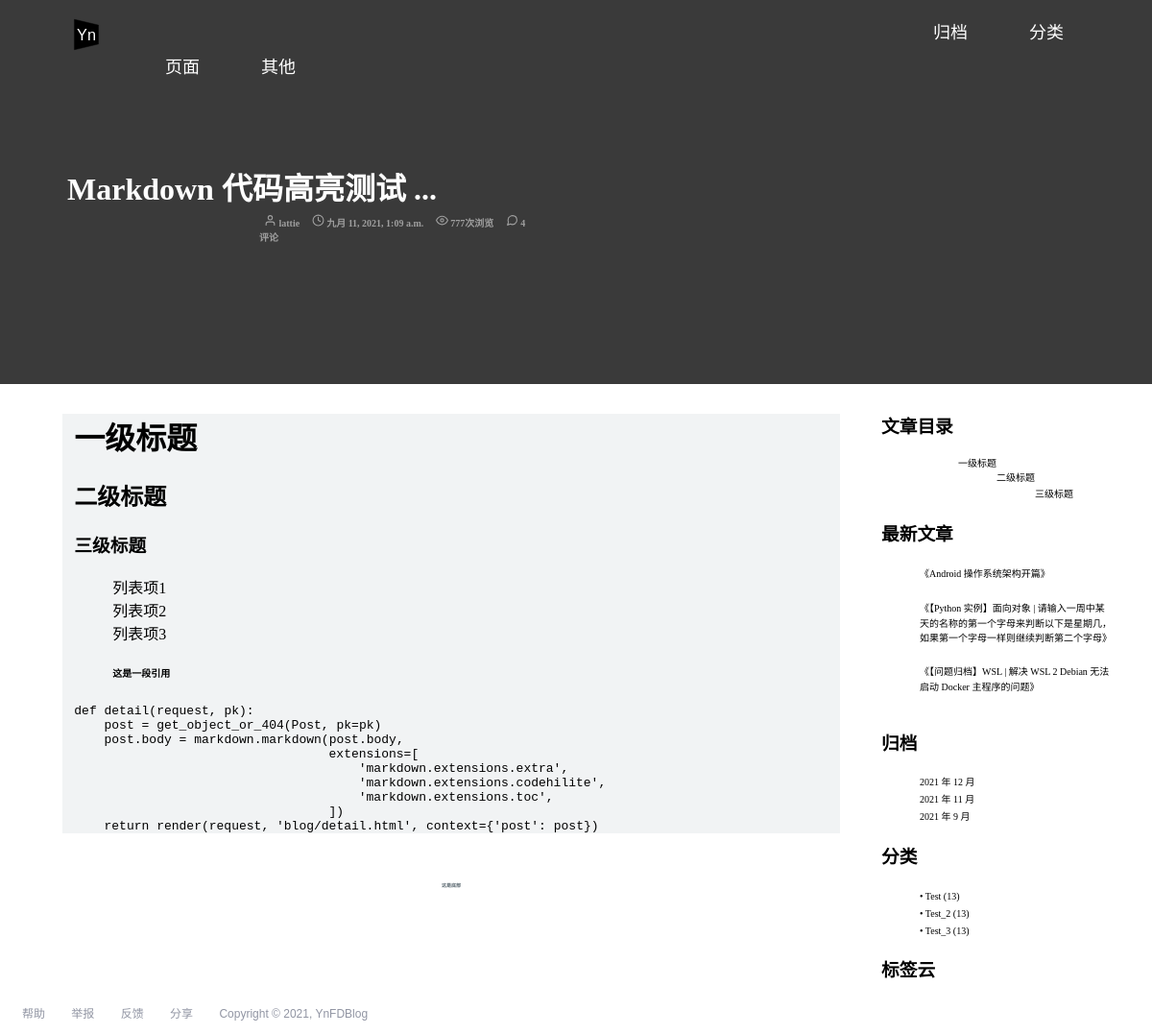
Screenshot of /posts/5/ with the database file from the repository.
### blog_main/models.py (models this page shows, shortened)
class Post(models.Model):
    STATUS_CHOICES = (
        ('d', '草稿'),
        ('p', '发表'),
    )
    def get_absolute_url(self):
        return reverse('blog_main:post_detail', kwargs={'pk': self.pk})
    status = models.CharField(verbose_name='状态', max_length=1, choices=STATUS_CHOICES, default='p')
    title = models.CharField(verbose_name='标题', max_length=70)
    body = models.TextField(verbose_name='正文', blank=True, null=True)
    created_time = models.DateTimeField(verbose_name='创建时间', default=timezone.now)
    modified_time = models.DateTimeField(verbose_name='修改时间', default=timezone.now)
    views = models.PositiveIntegerField(verbose_name='文章浏览量', default=0)
    excerpt = models.CharField(verbose_name='文章摘要', max_length=200, blank=True)
    category = models.ForeignKey(Category, verbose_name='文章分类', on_delete=models.CASCADE)
    tags = models.ManyToManyField(Tag, verbose_name='文章标签', blank=True)
    author = models.ForeignKey(User, verbose_name='文章作者', on_delete=models.CASCADE)

class Category(models.Model):
    name = models.CharField(max_length=100)
    class Mate:
        verbose_name = '分类'
        verbose_name_plural = verbose_name

### blog_main/views.py (the view)
# urls.py: path('posts/<int:pk>/', views.post_details, name='post_detail'),         # 文章详情页
def post_details(request, pk):
    post = get_object_or_404(Post, pk=pk)
    md = markdown.Markdown(extensions=[
        'markdown.extensions.extra',
        'markdown.extensions.codehilite',
        TocExtension(slugify=slugify),
    ])
    post.body = md.convert(post.body)
    m = re.search(r'<div class="toc">\s*<ul>(.*)</ul>\s*</div>', md.toc, re.S)
    post.toc = m.group(1) if m is not None else ''
    post.toc = md.toc
    return render(request, 'blog/main/post_detail.html', context={
        'nologin': 'Guest',
        'login': '登录',
        'register': '注册',
        'post': post
    })

### blog_main/templatetags/blog_extras.py (called while the page is built)
@register.inclusion_tag('blog/extra/_recent_posts.html', takes_context=True)
def show_recent_posts(context, num=5):
    return {
        'recent_post_list': Post.objects.all().order_by('-created_time')[:num],
    }

@register.inclusion_tag('blog/extra/_archives.html', takes_context=True)
def show_archives(context):
    return {
        'date_list': Post.objects.dates('created_time', 'month', order='DESC'),
    }

@register.inclusion_tag('blog/extra/_categories.html', takes_context=True)
def show_categories(context):
    return {
        'category_list': Category.objects.all(),
    }

@register.inclusion_tag('blog/extra/_tags.html', takes_context=True)
def show_tags(context):
    return {
        'tag_list': Tag.objects.all(),
    }

### templates/blog/main/post_detail.html (shortened to what this page needs)
{% extends 'base.html' %}
{% load static %}
{% block custom_css %}
    <link rel="stylesheet" type="text/css" href="{% static 'css/post_detail/high_light.css' %}">
    <link rel="stylesheet" type="text/css" href="{% static 'css/post_detail/post.css' %}">
{% endblock %}
{% block post_title %}
    <ul>
        <h1 class="post_title">
            <a class="post_title_text" onmouseover="open_post_title()" onmouseout="close_post_title()" >
                {{ post.title | truncatechars:30 }} ...
            </a>
        </h1>
        <div class="post_info">
            <a class="post_author" href="#">
                <span>
                    <svg xmlns="http://www.w3.org/2000/svg" width="13px" height="13px" viewBox="0 0 24 24" fill="none"
                         stroke="currentColor" stroke-width="2" stroke-linecap="round" stroke-linejoin="round"
                         class="feather feather-user">
                    <path d="M20 21v-2a4 4 0 0 0-4-4H8a4 4 0 0 0-4 4v2"></path>
                    <circle cx="12" cy="7" r="4"></circle>
                    </svg>
                </span>
                <span>
                 {{ post.author }}
                </span>
            </a>
            <a class="post_cdate" href="#">
                <span>
                <svg xmlns="http://www.w3.org/2000/svg" width="13px" height="13px" viewBox="0 0 24 24" fill="none"
                     stroke="currentColor" stroke-width="2" stroke-linecap="round" stroke-linejoin="round"
                     class="feather feather-clock">
                    <circle cx="12" cy="12" r="10"></circle>
                    <polyline points="12 6 12 12 16 14"></polyline>
                </svg>
                </span>
                <time
                        datetime="{{ post.created_time }}">{{ post.created_time }}
                </time>
            </a>
            <a class="views_num" href="#">
                <span>
                    <svg xmlns="http://www.w3.org/2000/svg" width="13px" height="13px" viewBox="0 0 24 24" fill="none"
                         stroke="currentColor" stroke-width="2" stroke-linecap="round" stroke-linejoin="round"
                         class="feather feather-eye"><path d="M1 12s4-8 11-8 11 8 11 8-4 8-11 8-11-8-11-8z"></path><circle
                            cx="12" cy="12" r="3"></circle></svg>
                </span>
                <span>
                    777次浏览
                </span>
            </a>
            <a class="post_comments_num" href="#">
                <span>
                </span>
                <span>
                    4评论
                </span>
            </a>
        </div>
    </ul>
{% endblock %}
{% block post %}
    <div class="post_area">
        <div class="post_body">
            <p>{{ post.body | safe }}</p>
        </div>
        <div class="post_list_end">
            <p>这是底部</p>
        </div>
    </div>
{% endblock %}
{% block toc %}
    {% if post.toc %}
        <div class="widget widget-content">
            <h3 class="widget-title">文章目录</h3>
            <div class="toc">
                <ul>
                    {{ post.toc|safe }}
                </ul>
            </div>
        </div>
    {% endif %}
{% endblock toc %}
{% block js_custom_bottom %}
    <link href="https://cdn.bootcss.com/highlight.js/9.15.8/styles/github.min.css" rel="stylesheet">
{% endblock %}

### templates/blog/extra/_recent_posts.html (shortened to what this page needs)
<!DOCTYPE html>
<html lang="en">
<head>
</head>
<body>
    <div class="widget widget-recent-posts">
        <h3 class="widget-title">最新文章</h3>
        <ul>
            {% for post in recent_post_list %}
                <li>
                    <a href="{{ post.get_absolute_url }}">《{{ post.title }}》</a>
                </li>
                <br>
                {% empty %}
                暂无文章！
                {% endfor %}
        </ul>
    </div>
</body>
</html>

### templates/blog/extra/_categories.html (shortened to what this page needs)
<!DOCTYPE html>
<html lang="en">
<head>
</head>
<body>
    <div class="widget widget-category">
      <h3 class="widget-title">分类</h3>
      <ul>
        {% for category in category_list %}
          <li>
            <a href="{% url 'blog_main:category' category.pk %}">
                • {{ category.name }}
                <span class="post-count">
                    (13)
                </span>
            </a>
          </li>
        {% empty %}
          暂无分类！
        {% endfor %}
      </ul>
    </div>
</body>
</html>

### templates/blog/extra/_tags.html (shortened to what this page needs)
<!DOCTYPE html>
<html lang="en">
<head>
</head>
<body>
    <div class="widget-tag-cloud">
      <h3 class="widget-title">标签云</h3>
      <ul>
        {% for tag in tag_list %}
          <li>
             <a href="{% url 'blog_main:tag' tag.pk %}">{{ tag.name }}</a>
          </li>
        {% empty %}
          暂无标签！
        {% endfor %}
      </ul>
    </div>
</body>
</html>

### blog_main/static/css/top_bar.css (style rules this page uses)
* { list-style: none; }

### blog_main/static/css/side_bar.css (style rules this page uses)
.side_bar a { font-size: 10px; text-decoration: none; color: black; }
.side_bar div { margin-top: 0; }
.widget-tag-cloud li { display: inline-block; min-width: 10px; padding: 4px 8px; line-height: 1; color: #fff; background-color: #000; border-radius: 10px; }
.widget-tag-cloud a { font-weight: bold; color: white; }

### blog_main/static/css/post_detail/high_light.css (style rules this page uses)
.codehilite { padding: 0; }

### blog_main/static/css/post_detail/post.css (style rules this page uses)
.post_area { width: 70%; background: white; padding: 1px 15px 20px 20px; margin: 0 auto; position: absolute; top: 400px; left: 30px; }
.post_body { width: 95%; background: #f1f3f4; margin: 30px auto 0; padding: 0 0 0 1.5%; }
.post_list_end { width: 70%; height: 100px; margin: 50px auto 0; }
.post_title { width: 60%; position: absolute; left: 70px; top: 150px; }
.post_title a { color: #ffffff; text-decoration: none; }
.post_info { text-decoration: none; position: relative; top: 170px; left: -70px; width: 50%; }
.post_info a { color: #9f9f9f; padding-right: 5px; padding-left: 5px; text-decoration: none; font-size: 10px; font-weight: bold; }
.post_info svg { margin-top: 1px; color: #9f9f9f; }
.post_body p { font-size: 10px; font-weight: bold; line-height: 30px; }
.post_list_end p { color: #58666e; font-size: 5px; font-weight: bold; text-align: center; }

### rows the page displays
Post: title "Markdown 代码高亮测试", author "lattie", created_time "九月 11, 2021, 1:09 a.m.", body "一级标题 二级标题 三级标题 列表项1 列表项2 列表项3 这是一段引用 def detail ( request , pk ): post = get_object_or_404 ( Post , pk = pk ) post . body = markdown . markdown ( post . body , extensions = [ 'markdown.extensions.extra' , 'markdown.extensions.codehilite' , 'markdown.extensions.toc' , ]) return render ( request , 'blog/detail.html' , context = { 'post' : post })", toc "一级标题 二级标题 三级标题"
Post: title "Android 操作系统架构开篇"
Post: title "【Python 实例】面向对象 | 请输入一周中某天的名称的第一个字母来判断以下是星期几，如果第一个字母一样则继续判断第二个字母"
Post: title "【问题归档】WSL | 解决 WSL 2 Debian 无法启动 Docker 主程序的问题"
Category: name "Test"
Category: name "Test_2"
Category: name "Test_3"

### other values shown
{{ date.year }} "2021" "2021" "2021"
{{ date.month }} "12" "11" "9"
